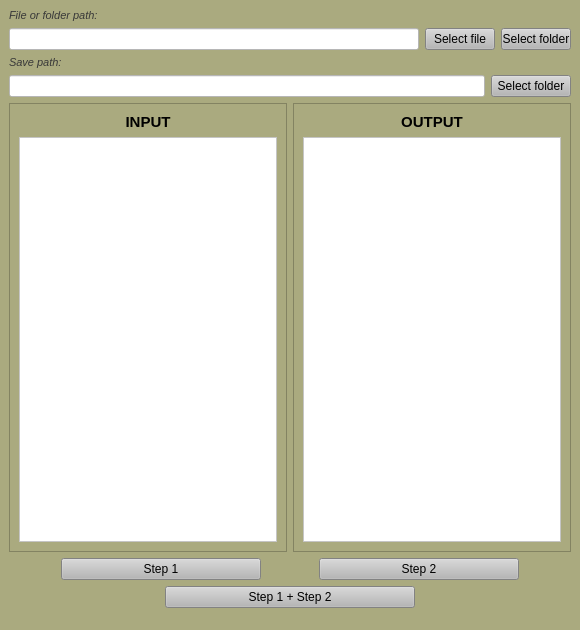
<?xml version="1.0" encoding="UTF-8"?>
<ui version="4.0">
 <class>MainWindow</class>
 <widget class="QMainWindow" name="MainWindow">
  <property name="geometry">
   <rect>
    <x>0</x>
    <y>0</y>
    <width>580</width>
    <height>630</height>
   </rect>
  </property>
  <property name="windowTitle">
   <string>Fanuc to NC Converter</string>
  </property>
  <property name="styleSheet">
   <string notr="true">background-color: rgb(170, 170, 127);</string>
  </property>
  <widget class="QWidget" name="centralwidget">
   <layout class="QVBoxLayout" name="verticalLayout_3">
    <property name="bottomMargin">
     <number>0</number>
    </property>
    <item>
     <layout class="QGridLayout" name="gridLayout">
      <item row="3" column="0">
       <widget class="QLineEdit" name="lineOpen">
        <property name="font">
         <font>
          <italic>false</italic>
         </font>
        </property>
        <property name="styleSheet">
         <string notr="true">background-color: rgb(255, 255, 255);</string>
        </property>
        <property name="inputMask">
         <string/>
        </property>
        <property name="echoMode">
         <enum>QLineEdit::Normal</enum>
        </property>
       </widget>
      </item>
      <item row="1" column="0">
       <widget class="QLabel" name="label">
        <property name="font">
         <font>
          <pointsize>8</pointsize>
          <italic>true</italic>
         </font>
        </property>
        <property name="styleSheet">
         <string notr="true">color: rgb(56, 56, 56);</string>
        </property>
        <property name="text">
         <string>File or folder path:</string>
        </property>
       </widget>
      </item>
      <item row="3" column="1">
       <widget class="QPushButton" name="btnBrowseOpenFile">
        <property name="maximumSize">
         <size>
          <width>70</width>
          <height>30</height>
         </size>
        </property>
        <property name="styleSheet">
         <string notr="true">background-color: rgb(182, 182, 182);</string>
        </property>
        <property name="locale">
         <locale language="English" country="UnitedStates"/>
        </property>
        <property name="text">
         <string>Select file</string>
        </property>
       </widget>
      </item>
      <item row="3" column="2">
       <widget class="QPushButton" name="btnBrowseOpenFolder">
        <property name="maximumSize">
         <size>
          <width>70</width>
          <height>30</height>
         </size>
        </property>
        <property name="styleSheet">
         <string notr="true">background-color: rgb(182, 182, 182);</string>
        </property>
        <property name="text">
         <string>Select folder</string>
        </property>
       </widget>
      </item>
     </layout>
    </item>
    <item>
     <layout class="QGridLayout" name="gridLayout_2">
      <item row="1" column="0">
       <widget class="QLineEdit" name="lineSave">
        <property name="styleSheet">
         <string notr="true">background-color: rgb(255, 255, 255);</string>
        </property>
       </widget>
      </item>
      <item row="0" column="0">
       <widget class="QLabel" name="label_2">
        <property name="font">
         <font>
          <pointsize>8</pointsize>
          <italic>true</italic>
         </font>
        </property>
        <property name="styleSheet">
         <string notr="true">color: rgb(56, 56, 56);</string>
        </property>
        <property name="text">
         <string>Save path:</string>
        </property>
       </widget>
      </item>
      <item row="1" column="1">
       <widget class="QPushButton" name="btnBrowseSave">
        <property name="maximumSize">
         <size>
          <width>100</width>
          <height>30</height>
         </size>
        </property>
        <property name="styleSheet">
         <string notr="true">background-color: rgb(182, 182, 182);</string>
        </property>
        <property name="locale">
         <locale language="English" country="UnitedStates"/>
        </property>
        <property name="text">
         <string>Select folder</string>
        </property>
       </widget>
      </item>
     </layout>
    </item>
    <item>
     <layout class="QHBoxLayout" name="horizontalLayout">
      <item>
       <widget class="QFrame" name="frame_2">
        <property name="styleSheet">
         <string notr="true"/>
        </property>
        <property name="frameShape">
         <enum>QFrame::StyledPanel</enum>
        </property>
        <property name="frameShadow">
         <enum>QFrame::Raised</enum>
        </property>
        <layout class="QVBoxLayout" name="verticalLayout_2">
         <item>
          <widget class="QLabel" name="label_4">
           <property name="font">
            <font>
             <pointsize>11</pointsize>
             <weight>75</weight>
             <bold>true</bold>
            </font>
           </property>
           <property name="styleSheet">
            <string notr="true"/>
           </property>
           <property name="locale">
            <locale language="English" country="UnitedStates"/>
           </property>
           <property name="text">
            <string>INPUT</string>
           </property>
           <property name="alignment">
            <set>Qt::AlignCenter</set>
           </property>
          </widget>
         </item>
         <item>
          <widget class="QTextEdit" name="textOld">
           <property name="styleSheet">
            <string notr="true">background-color: rgb(255, 255, 255);</string>
           </property>
          </widget>
         </item>
        </layout>
       </widget>
      </item>
      <item>
       <widget class="QFrame" name="frame">
        <property name="styleSheet">
         <string notr="true"/>
        </property>
        <property name="frameShape">
         <enum>QFrame::StyledPanel</enum>
        </property>
        <property name="frameShadow">
         <enum>QFrame::Raised</enum>
        </property>
        <layout class="QVBoxLayout" name="verticalLayout">
         <item>
          <widget class="QLabel" name="label_3">
           <property name="font">
            <font>
             <pointsize>11</pointsize>
             <weight>75</weight>
             <bold>true</bold>
            </font>
           </property>
           <property name="styleSheet">
            <string notr="true"/>
           </property>
           <property name="locale">
            <locale language="English" country="UnitedStates"/>
           </property>
           <property name="text">
            <string>OUTPUT</string>
           </property>
           <property name="alignment">
            <set>Qt::AlignCenter</set>
           </property>
          </widget>
         </item>
         <item>
          <widget class="QTextBrowser" name="textNew">
           <property name="styleSheet">
            <string notr="true">background-color: rgb(255, 255, 255);</string>
           </property>
          </widget>
         </item>
        </layout>
       </widget>
      </item>
     </layout>
    </item>
    <item>
     <layout class="QHBoxLayout" name="horizontalLayout_2">
      <item>
       <widget class="QPushButton" name="btnConvert1">
        <property name="maximumSize">
         <size>
          <width>200</width>
          <height>23</height>
         </size>
        </property>
        <property name="styleSheet">
         <string notr="true">background-color: rgb(182, 182, 182);</string>
        </property>
        <property name="text">
         <string>Step 1</string>
        </property>
       </widget>
      </item>
      <item>
       <widget class="QPushButton" name="btnConvert2">
        <property name="maximumSize">
         <size>
          <width>200</width>
          <height>23</height>
         </size>
        </property>
        <property name="styleSheet">
         <string notr="true">background-color: rgb(182, 182, 182);</string>
        </property>
        <property name="text">
         <string>Step 2</string>
        </property>
       </widget>
      </item>
     </layout>
    </item>
    <item>
     <layout class="QHBoxLayout" name="horizontalLayout_3">
      <item>
       <widget class="QPushButton" name="btnConvert12">
        <property name="maximumSize">
         <size>
          <width>250</width>
          <height>23</height>
         </size>
        </property>
        <property name="styleSheet">
         <string notr="true">background-color: rgb(182, 182, 182);</string>
        </property>
        <property name="text">
         <string>Step 1 + Step 2</string>
        </property>
       </widget>
      </item>
     </layout>
    </item>
   </layout>
  </widget>
  <widget class="QStatusBar" name="statusbar"/>
 </widget>
 <resources/>
 <connections/>
</ui>
